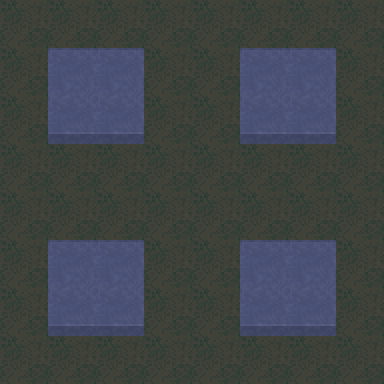

This is a level from a 2D game, rendered from its Tiled map with the project's own tilesets. A one-line summary and the map file follow, with tile-layer data summarised:
An orthogonal 8x8 tile map with 48x48 px tiles, 1 tile layer (Layer).

<map version="1.2" tiledversion="1.3.4" orientation="orthogonal" renderorder="right-down" width="8" height="8" tilewidth="48" tileheight="48" infinite="0" nextlayerid="3" nextobjectid="1">
 <tileset firstgid="1" name="TileSet" tilewidth="48" tileheight="48" tilecount="72" columns="8">
  <properties>
   <property name="Image" value="[Default TileSet]" />
  </properties>
  <image source="TileSet.png" trans="ff00ff" width="384" height="434" />
  <tile id="0">
   <properties>
    <property name="C" value="" />
   </properties>
  </tile>
  <tile id="1">
   <properties>
    <property name="C" value="" />
   </properties>
  </tile>
  <tile id="2">
   <properties>
    <property name="C" value="" />
   </properties>
  </tile>
  <tile id="8">
   <properties>
    <property name="C" value="" />
   </properties>
  </tile>
  <tile id="9">
   <properties>
    <property name="C" value="" />
   </properties>
  </tile>
  <tile id="10">
   <properties>
    <property name="C" value="" />
   </properties>
  </tile>
  <tile id="11">
   <properties>
    <property name="C" value="" />
   </properties>
  </tile>
  <tile id="12">
   <properties>
    <property name="C" value="" />
   </properties>
  </tile>
  <tile id="13">
   <properties>
    <property name="C" value="" />
   </properties>
  </tile>
  <tile id="16">
   <properties>
    <property name="C" value="" />
   </properties>
  </tile>
  <tile id="17">
   <properties>
    <property name="C" value="" />
   </properties>
  </tile>
  <tile id="18">
   <properties>
    <property name="C" value="" />
   </properties>
  </tile>
  <tile id="19">
   <properties>
    <property name="C" value="" />
   </properties>
  </tile>
  <tile id="20">
   <properties>
    <property name="C" value="" />
   </properties>
  </tile>
  <tile id="21">
   <properties>
    <property name="C" value="" />
   </properties>
  </tile>
  <tile id="44">
   <properties>
    <property name="C" value="" />
   </properties>
  </tile>
 </tileset>
 <layer id="1" name="Layer" width="8" height="8">
  <data>[64 cells, 64 non-empty, 3 distinct tile ids]</data>
 </layer>
</map>
